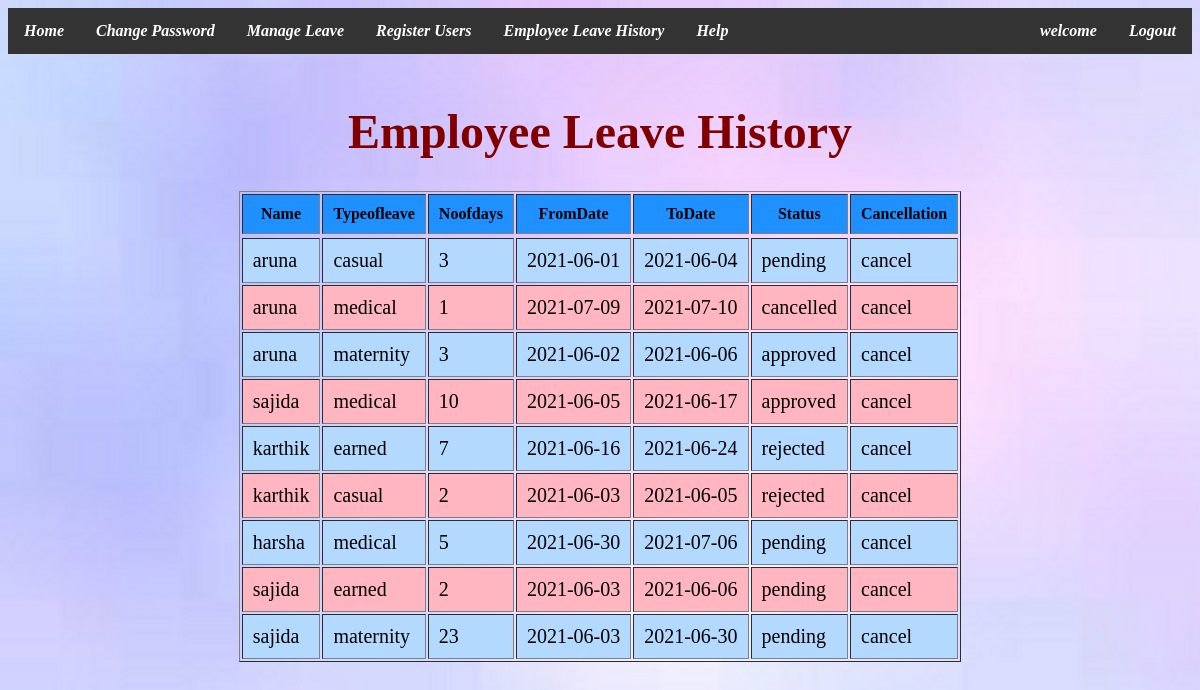
The app's page /leavehistory3.php with its own data.
### tables this page shows
CREATE TABLE `leavetable1` (
  `Name` varchar(20) NOT NULL,
  `Typeofleave` varchar(20) NOT NULL,
  `Noofdays` int(11) NOT NULL,
  `Fromdate` date NOT NULL,
  `Todate` date NOT NULL,
  `Status` varchar(15) NOT NULL,
  `Cancellation` varchar(10) NOT NULL,
  `Leaveid` int(11) NOT NULL
);

### leavehistory3.php (the view, shortened to what this page needs)
<html>
<head>
	<link href="sty.css" rel="stylesheet" type="text/css" />
</head>
<body  style="background-image:url(im6.jpg)";>
<i>
<b>
<ul>
   <li><a href="new.html">Home</a></li>
  <li><a href="changepass1.php">Change Password</a></li>
  <li><a href="manage1.php">Manage Leave</a></li>
  <li><a href="regusers.php">Register Users</a></li>
  <li><a href="leavehistory3.php">Employee Leave History</a></li>
  <li><a href="help3.php">Help</a></li>
  <li style="float:right"><a href="new.html">Logout</a></li>
  <li style="float:right"><a href="new.html"><?php session_start(); echo "welcome  ".$_SESSION['name']."";?></a></li>
</ul>
</b>
</i>
	<center>
	<br><font color="#800000" size="5vm"><h1>Employee Leave History</h1>
<?php
 $con = mysqli_connect('localhost','root','') or die(mysqli_error());
 mysqli_select_db($con,'anu') or die(mysqli_error());
 $query="select * from leavetable1";
 $result=mysqli_query($con,$query) or die("query failed".mysqli_error());
echo "<table border='1' cellpadding='10'>";
 echo "<tr>";
 echo "<th>Name</th><th>Typeofleave</th><th>Noofdays</th><th>FromDate</th><th>ToDate</th><th>Status</th><th>Cancellation</th>";
 echo "<tr>";
  while($res=mysqli_fetch_array($result,MYSQLI_ASSOC))
 {
	echo "<tr>";
	echo "<td>".$res['Name']."</td><td>".$res['Typeofleave']."</td><td>".$res['Noofdays']."</td><td>".$res['Fromdate']."</td><td>".$res['Todate']."</td><td>".$res['Status']."</td><td>".$res['Cancellation']."</td>";
	echo "</tr>";
 }
?>
</body>
</html>

### leavehistory3.php (style rules this page uses)
ul { list-style-type: none; margin: 0; padding: 0; overflow: hidden; background-color: #333; }
li { float: left; }
li a { display: block; color: white; text-align: center; padding: 14px 16px; text-decoration: none; }
tbody td { font-size:20px; }
tbody th { background-color:#1e90ff; }
tbody tr:nth-child(odd) td { background-color:#b3d9ff; }
tbody tr:nth-child(even) td { background-color:#ffb6c1; }

### records on screen
leavetable1: Name "aruna", Typeofleave "casual", Noofdays "3", Fromdate "2021-06-01", Todate "2021-06-04", Status "pending", Cancellation "cancel"
leavetable1: Name "aruna", Typeofleave "medical", Noofdays "1", Fromdate "2021-07-09", Todate "2021-07-10", Status "cancelled", Cancellation "cancel"
leavetable1: Name "aruna", Typeofleave "maternity", Noofdays "3", Fromdate "2021-06-02", Todate "2021-06-06", Status "approved", Cancellation "cancel"
leavetable1: Name "sajida", Typeofleave "medical", Noofdays "10", Fromdate "2021-06-05", Todate "2021-06-17", Status "approved", Cancellation "cancel"
leavetable1: Name "karthik", Typeofleave "earned", Noofdays "7", Fromdate "2021-06-16", Todate "2021-06-24", Status "rejected", Cancellation "cancel"
leavetable1: Name "karthik", Typeofleave "casual", Noofdays "2", Fromdate "2021-06-03", Todate "2021-06-05", Status "rejected", Cancellation "cancel"
leavetable1: Name "harsha", Typeofleave "medical", Noofdays "5", Fromdate "2021-06-30", Todate "2021-07-06", Status "pending", Cancellation "cancel"
leavetable1: Name "sajida", Typeofleave "earned", Noofdays "2", Fromdate "2021-06-03", Todate "2021-06-06", Status "pending", Cancellation "cancel"
leavetable1: Name "sajida", Typeofleave "maternity", Noofdays "23", Fromdate "2021-06-03", Todate "2021-06-30", Status "pending", Cancellation "cancel"
